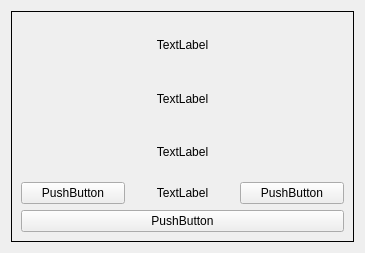
<?xml version="1.0" encoding="UTF-8"?>
<ui version="4.0">
 <class>Form</class>
 <widget class="QWidget" name="Form">
  <property name="geometry">
   <rect>
    <x>0</x>
    <y>0</y>
    <width>365</width>
    <height>253</height>
   </rect>
  </property>
  <property name="sizePolicy">
   <sizepolicy hsizetype="Preferred" vsizetype="Preferred">
    <horstretch>0</horstretch>
    <verstretch>0</verstretch>
   </sizepolicy>
  </property>
  <property name="windowTitle">
   <string>Form</string>
  </property>
  <layout class="QVBoxLayout" name="verticalLayout_3">
   <item>
    <widget class="QFrame" name="cart_frame">
     <property name="sizePolicy">
      <sizepolicy hsizetype="Expanding" vsizetype="Preferred">
       <horstretch>0</horstretch>
       <verstretch>0</verstretch>
      </sizepolicy>
     </property>
     <property name="frameShape">
      <enum>QFrame::Box</enum>
     </property>
     <property name="frameShadow">
      <enum>QFrame::Plain</enum>
     </property>
     <layout class="QVBoxLayout" name="verticalLayout_2">
      <item>
       <layout class="QVBoxLayout" name="verticalLayout">
        <item>
         <widget class="QLabel" name="cart_name">
          <property name="text">
           <string>TextLabel</string>
          </property>
          <property name="alignment">
           <set>Qt::AlignCenter</set>
          </property>
         </widget>
        </item>
        <item>
         <widget class="QLabel" name="cart_top">
          <property name="text">
           <string>TextLabel</string>
          </property>
          <property name="alignment">
           <set>Qt::AlignCenter</set>
          </property>
         </widget>
        </item>
        <item>
         <widget class="QLabel" name="label_price">
          <property name="text">
           <string>TextLabel</string>
          </property>
          <property name="alignment">
           <set>Qt::AlignCenter</set>
          </property>
         </widget>
        </item>
        <item>
         <layout class="QHBoxLayout" name="horizontalLayout">
          <item>
           <widget class="QPushButton" name="btn_minus">
            <property name="text">
             <string>PushButton</string>
            </property>
           </widget>
          </item>
          <item>
           <widget class="QLabel" name="cart_num">
            <property name="text">
             <string>TextLabel</string>
            </property>
            <property name="alignment">
             <set>Qt::AlignCenter</set>
            </property>
           </widget>
          </item>
          <item>
           <widget class="QPushButton" name="btn_plus">
            <property name="text">
             <string>PushButton</string>
            </property>
           </widget>
          </item>
         </layout>
        </item>
        <item>
         <widget class="QPushButton" name="btn_del">
          <property name="text">
           <string>PushButton</string>
          </property>
         </widget>
        </item>
       </layout>
      </item>
     </layout>
    </widget>
   </item>
  </layout>
 </widget>
 <resources/>
 <connections/>
</ui>
